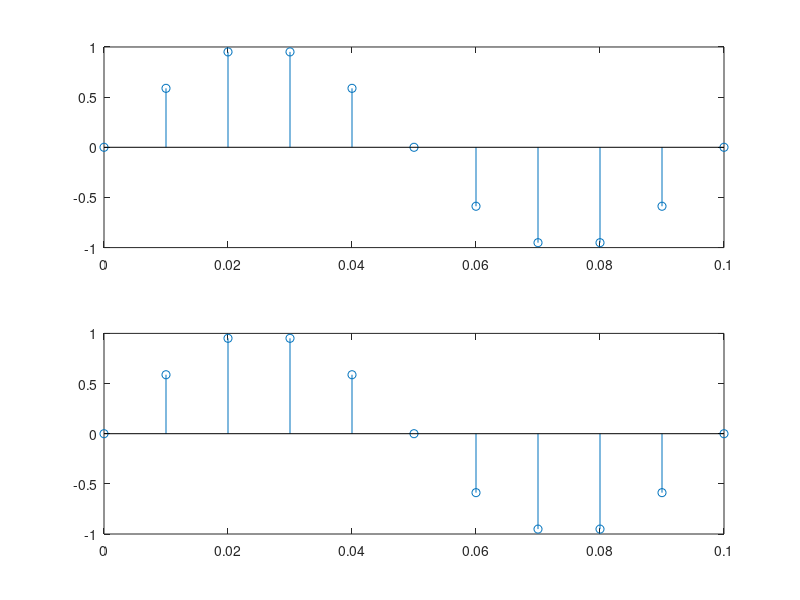

Write the MATLAB code that produced this figure.
f1=10;
f2=110;
fs=100;
t1=0:1/fs:1/f1;
t2=0:1/fs:11/f2;
x1=sin(2*pi*f1*t1)
x2=sin(2*pi*f2*t2)
subplot(2,1,1)
stem(t1,x1)
subplot(2,1,2)
stem(t2,x2)
